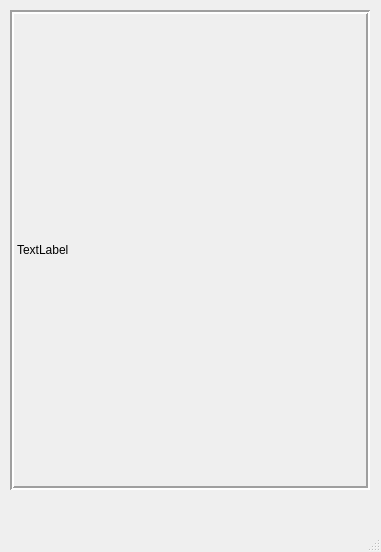
<?xml version="1.0" encoding="UTF-8"?>
<ui version="4.0">
 <class>MainWindow</class>
 <widget class="QMainWindow" name="MainWindow">
  <property name="geometry">
   <rect>
    <x>0</x>
    <y>0</y>
    <width>381</width>
    <height>552</height>
   </rect>
  </property>
  <property name="windowTitle">
   <string>MainWindow</string>
  </property>
  <widget class="QWidget" name="centralwidget">
   <widget class="QLabel" name="lblImage">
    <property name="geometry">
     <rect>
      <x>10</x>
      <y>10</y>
      <width>360</width>
      <height>480</height>
     </rect>
    </property>
    <property name="frameShape">
     <enum>QFrame::Box</enum>
    </property>
    <property name="frameShadow">
     <enum>QFrame::Sunken</enum>
    </property>
    <property name="lineWidth">
     <number>2</number>
    </property>
    <property name="text">
     <string>TextLabel</string>
    </property>
   </widget>
  </widget>
  <widget class="QMenuBar" name="menubar">
   <property name="geometry">
    <rect>
     <x>0</x>
     <y>0</y>
     <width>381</width>
     <height>23</height>
    </rect>
   </property>
  </widget>
  <widget class="QStatusBar" name="statusbar"/>
 </widget>
 <resources/>
 <connections/>
</ui>
